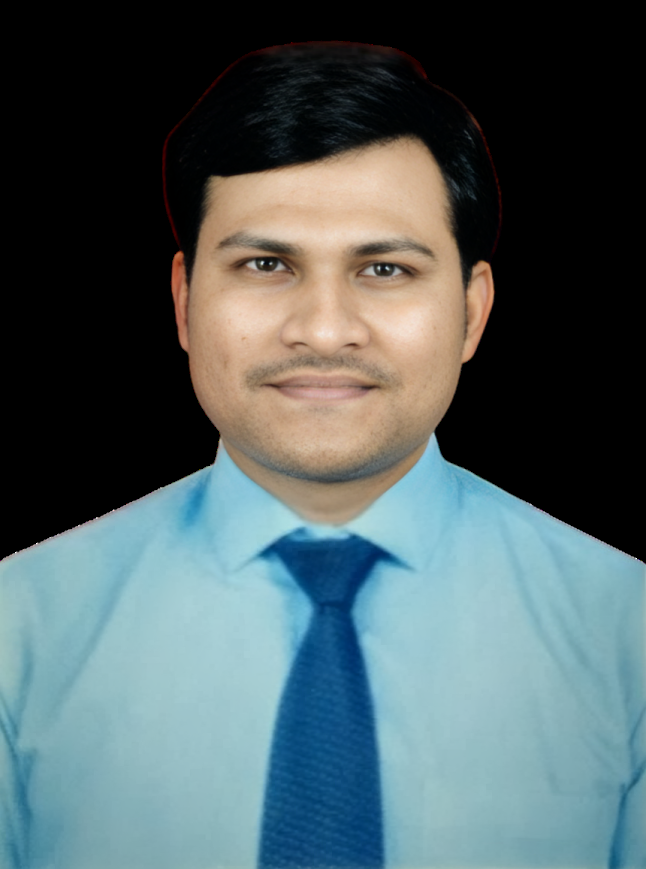
#> input picture Notes/09 Image To Pencil Sketch/image2.png, 646 x 869 px
$ python main.py
#> lines starting #> are read from the running program, lines starting #| are printed output that depends on the picture
# Convert an Image to Pencil Sketch
# pip install opencv-python

import cv2

def convert_to_pencil_sketch(image_path, output_path="pencil_sketch.jpg"):
    # Read the original image
#> called with image_path = 'image2.png', output_path = 'pencil_sketch.jpg'
    image = cv2.imread(image_path)
#> image is the input picture: shape (869, 646, 3); mean B, G, R 98, 95.7, 80

    # Check if the image is loaded successfully
    if image is None:
        print("Error: Unable to load image. Please check the file path.")
        return

    # Convert the image to grayscale
    gray_image = cv2.cvtColor(image, cv2.COLOR_BGR2GRAY)
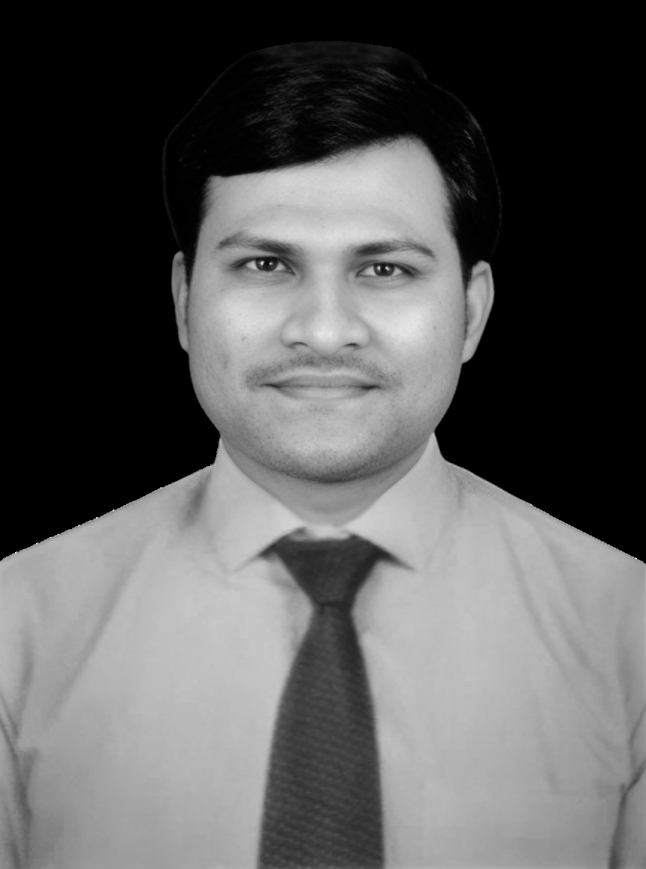
#> gray_image: shape (869, 646); min 0, max 255, mean 91.3

    # Invert the grayscale image
    inverted_gray_image = 255 - gray_image
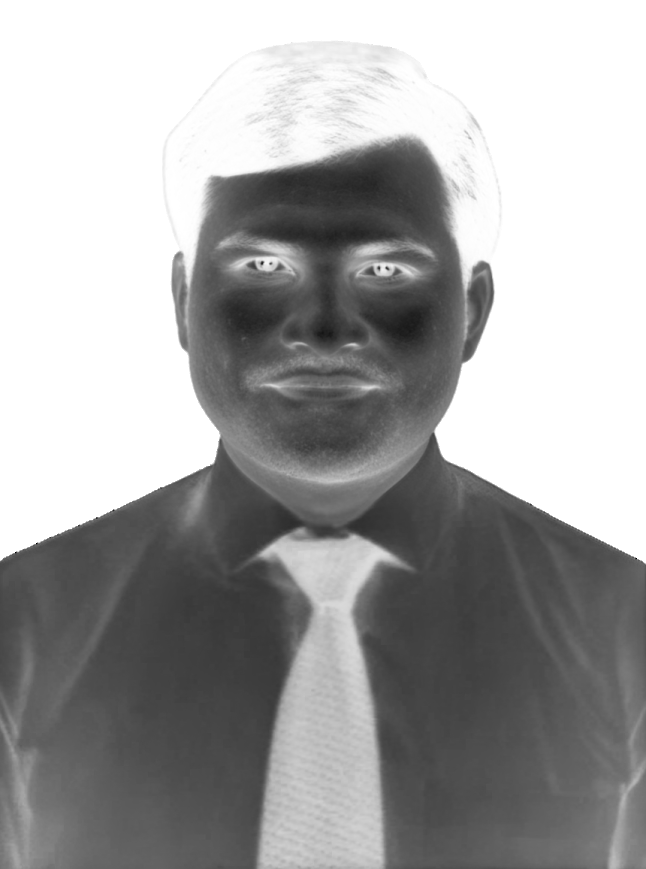
#> inverted_gray_image: shape (869, 646); min 0, max 255, mean 163.7

    # Apply Gaussian blur to the inverted image
    blurred_image = cv2.GaussianBlur(inverted_gray_image, (21, 21), sigmaX=0, sigmaY=0)

    # Invert the blurred image
    inverted_blurred_image = 255 - blurred_image

    # Create the pencil sketch by dividing the grayscale image by the inverted blurred image
    pencil_sketch = cv2.divide(gray_image, inverted_blurred_image, scale=256.0)
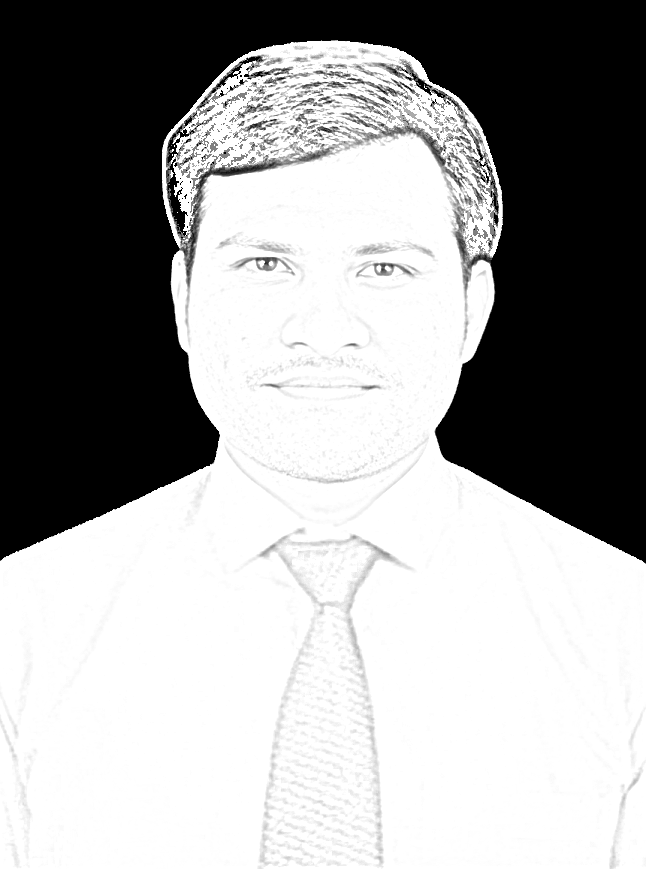
#> pencil_sketch: shape (869, 646); min 0, max 255, mean 158.5

    # Save the pencil sketch to a file
    cv2.imwrite(output_path, pencil_sketch)
    print(f"Pencil sketch saved as: {output_path}")

    # Display the original image and pencil sketch (optional)
    cv2.imshow("Original Image", image)
    cv2.imshow("Pencil Sketch", pencil_sketch)
    cv2.waitKey(0)
    cv2.destroyAllWindows()

# Example usage
image_path = "image2.png" # "input_image.jpg"  # Replace with your image path
convert_to_pencil_sketch(image_path)

$ run again, with Notes/09 Image To Pencil Sketch/input_image.jpg saved as Notes/09 Image To Pencil Sketch/image2.png
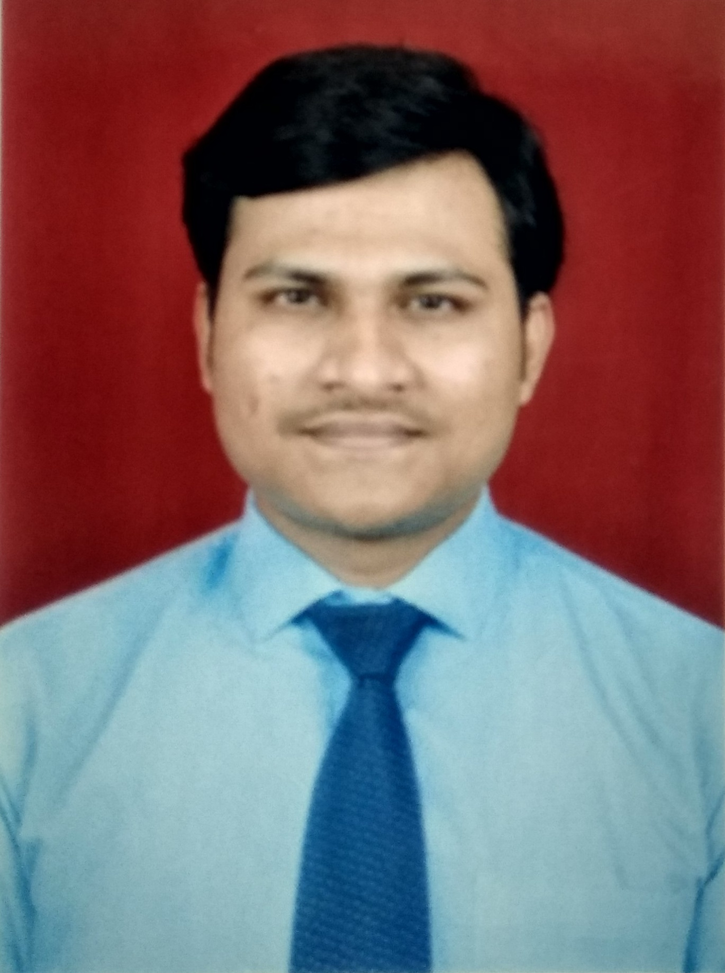
#> input picture Notes/09 Image To Pencil Sketch/input_image.jpg, 725 x 973 px, shrunk from 1370 x 1837 before the run
#> in convert_to_pencil_sketch, image is the input picture: shape (973, 725, 3); mean B, G, R 107.7, 105.2, 125.6
#> in convert_to_pencil_sketch, `inverted_gray_image = 255 - gray_image`:
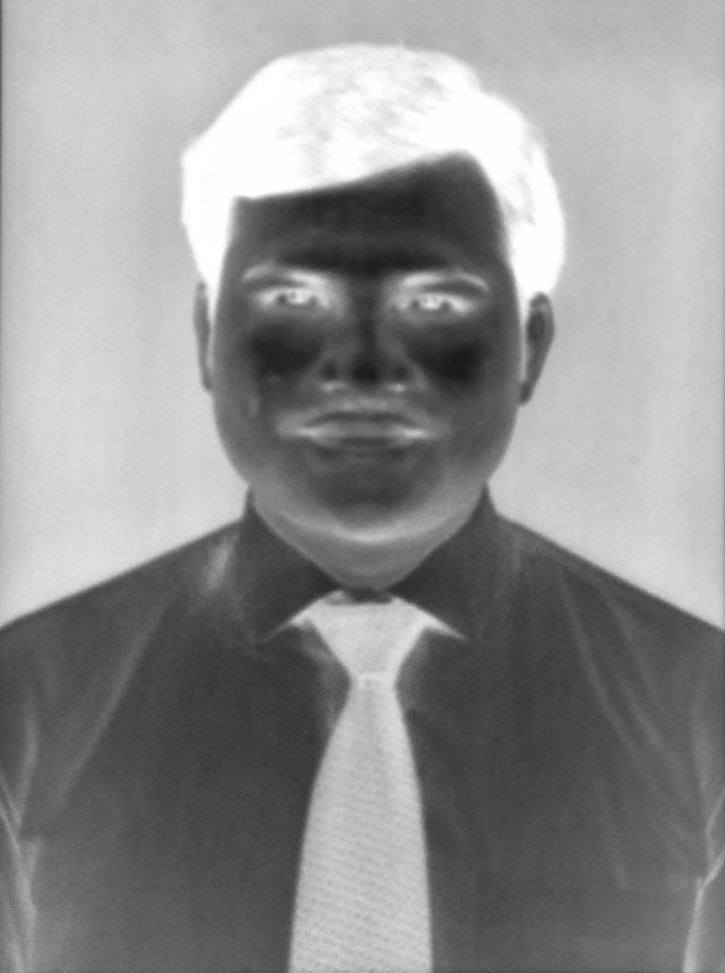
#> inverted_gray_image: shape (973, 725); min 25, max 255, mean 143.4
#> in convert_to_pencil_sketch, `pencil_sketch = cv2.divide(gray_image, inverted_blurred_image, scale=2..`:
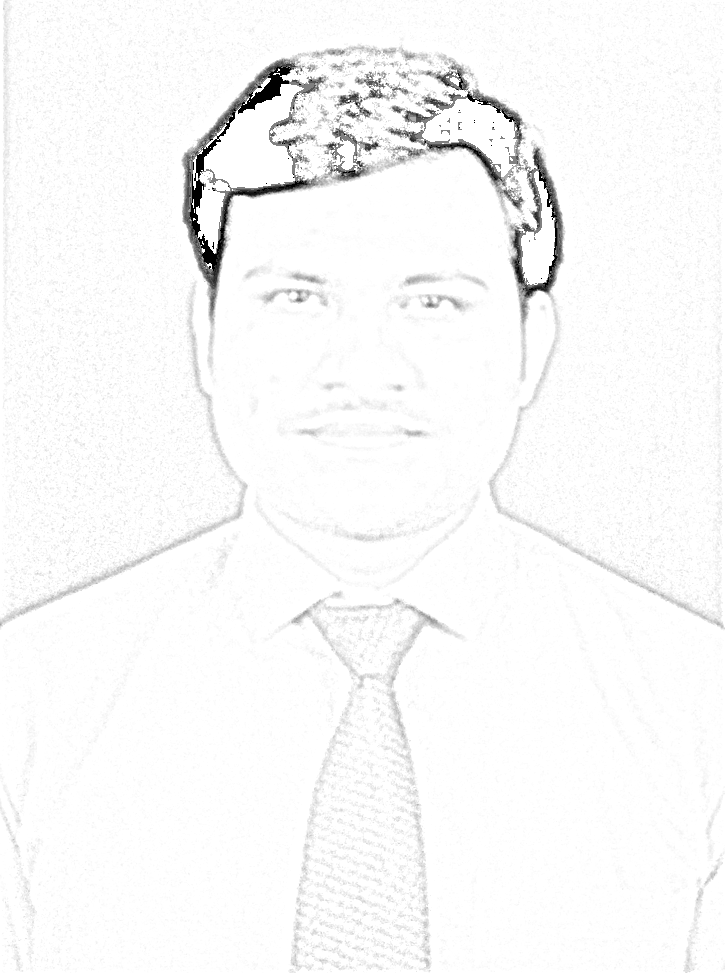
#> pencil_sketch: shape (973, 725); min 0, max 255, mean 248.5
